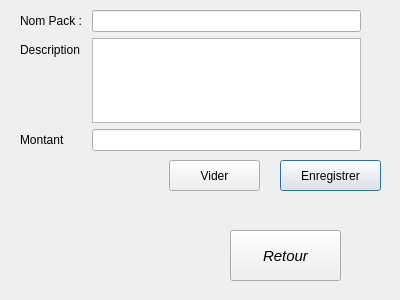
<?xml version="1.0" encoding="UTF-8"?>
<ui version="4.0">
 <class>AddPackage</class>
 <widget class="QDialog" name="AddPackage">
  <property name="windowModality">
   <enum>Qt::WindowModal</enum>
  </property>
  <property name="geometry">
   <rect>
    <x>0</x>
    <y>0</y>
    <width>400</width>
    <height>300</height>
   </rect>
  </property>
  <property name="maximumSize">
   <size>
    <width>400</width>
    <height>300</height>
   </size>
  </property>
  <property name="windowTitle">
   <string>Add Package</string>
  </property>
  <widget class="QWidget" name="formLayoutWidget">
   <property name="geometry">
    <rect>
     <x>20</x>
     <y>10</y>
     <width>341</width>
     <height>141</height>
    </rect>
   </property>
   <layout class="QFormLayout" name="formLayout">
    <item row="0" column="0">
     <widget class="QLabel" name="label">
      <property name="text">
       <string>Nom Pack : </string>
      </property>
     </widget>
    </item>
    <item row="0" column="1">
     <widget class="QLineEdit" name="txtPackageName"/>
    </item>
    <item row="1" column="0">
     <widget class="QLabel" name="label_2">
      <property name="text">
       <string>Description</string>
      </property>
     </widget>
    </item>
    <item row="1" column="1">
     <widget class="QTextEdit" name="txtDescription"/>
    </item>
    <item row="2" column="0">
     <widget class="QLabel" name="label_3">
      <property name="text">
       <string>Montant </string>
      </property>
     </widget>
    </item>
    <item row="2" column="1">
     <widget class="QLineEdit" name="txtAmount"/>
    </item>
   </layout>
  </widget>
  <widget class="QPushButton" name="btnSave">
   <property name="geometry">
    <rect>
     <x>280</x>
     <y>160</y>
     <width>101</width>
     <height>31</height>
    </rect>
   </property>
   <property name="text">
    <string>Enregistrer</string>
   </property>
  </widget>
  <widget class="QPushButton" name="btnReset">
   <property name="geometry">
    <rect>
     <x>169</x>
     <y>160</y>
     <width>91</width>
     <height>31</height>
    </rect>
   </property>
   <property name="text">
    <string>Vider</string>
   </property>
  </widget>
  <widget class="QPushButton" name="btnSave_2">
   <property name="geometry">
    <rect>
     <x>550</x>
     <y>360</y>
     <width>80</width>
     <height>18</height>
    </rect>
   </property>
   <property name="text">
    <string>Enregistrer </string>
   </property>
  </widget>
  <widget class="QPushButton" name="btnReset_2">
   <property name="geometry">
    <rect>
     <x>450</x>
     <y>360</y>
     <width>80</width>
     <height>18</height>
    </rect>
   </property>
   <property name="text">
    <string>Vider</string>
   </property>
  </widget>
  <widget class="QPushButton" name="Retour">
   <property name="geometry">
    <rect>
     <x>230</x>
     <y>230</y>
     <width>111</width>
     <height>51</height>
    </rect>
   </property>
   <property name="font">
    <font>
     <pointsize>11</pointsize>
     <italic>true</italic>
    </font>
   </property>
   <property name="text">
    <string>Retour</string>
   </property>
  </widget>
 </widget>
 <resources/>
 <connections/>
</ui>
